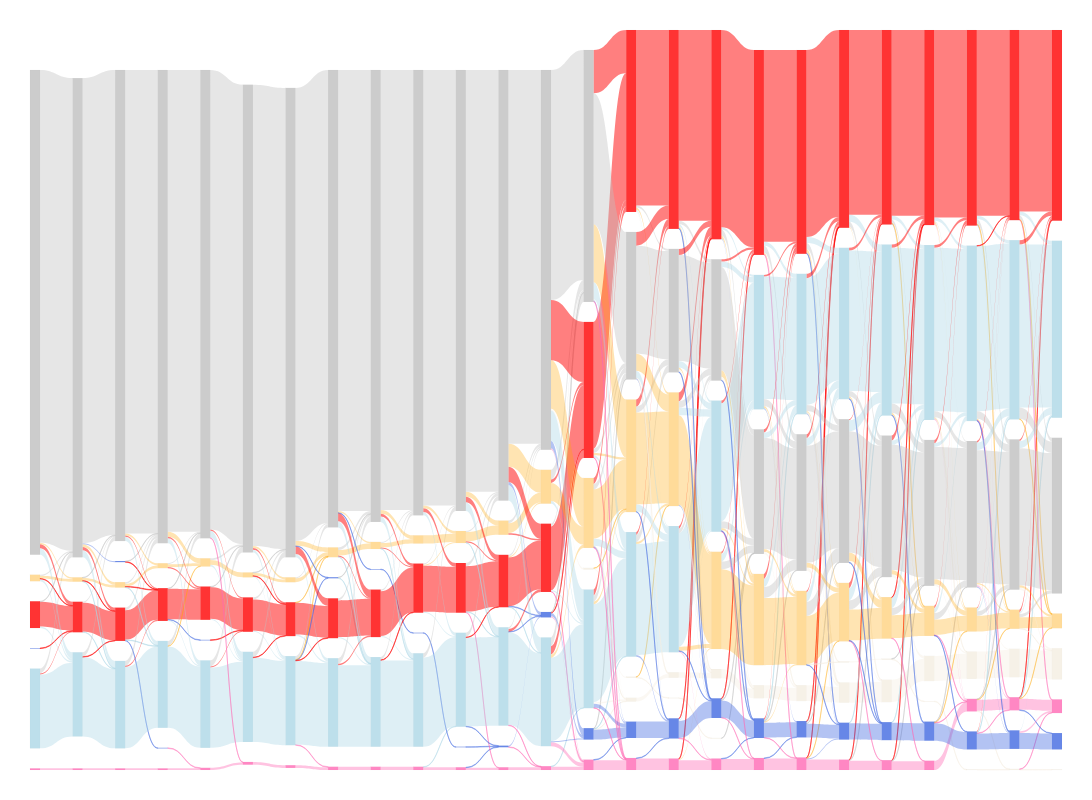

Notebook code for this chart:
### Code cell
fig.update_layout(font_size=15, width=1200, height=800, margin=dict(t=30,l=30,b=30,r=30))

### Figure 1 — Plotly figure (JSON) as saved in the notebook; plotly's stock layout.template omitted (floating-point values rounded to 4 significant figures; data arrays with more than 128 entries replaced by an {"elided": "..."} marker saying what was removed)
{"data": [{"link": {"color": {"elided": "564 str values"}, "source": {"elided": "564 int values"}, "target": {"elided": "564 int values"}, "value": {"elided": "564 int values"}}, "node": {"color": {"elided": "168 str values"}, "line": {"width": 0.01}, "thickness": 10}, "type": "sankey"}], "layout": {"font": {"size": 15}, "height": 800, "margin": {"b": 30, "l": 30, "r": 30, "t": 30}, "width": 1200}}
